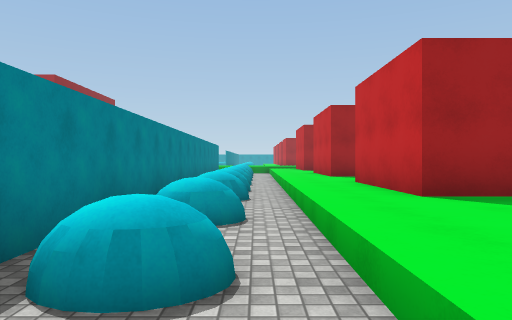
View 1 (above)

24 first-person views from a walk through a 3-D level made in the Unity game engine. The camera is 1.4 m above the floor, looks level and sees 70° across. The floor is counted in squares, 2 m on a side. Each view is taken from the middle of a square. On the plan, view 1 faces up. The plan holds only what a view shows up to about 11 squares ahead; the rest is blank. The place goes on beyond the plan. The player character is not drawn. Some animated figures are not drawn. Surface patterns are stand-ins for the level's own textures.

View 2
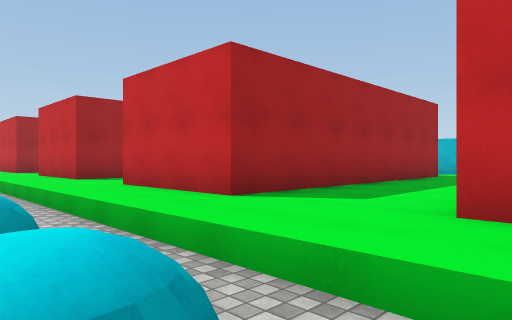

View 3
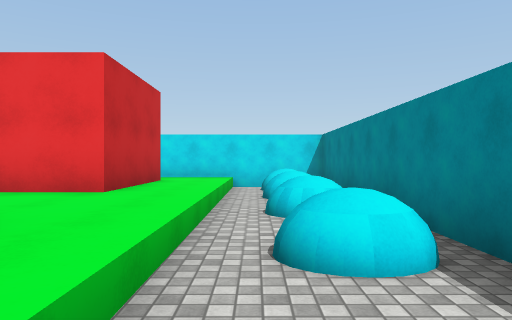

View 4
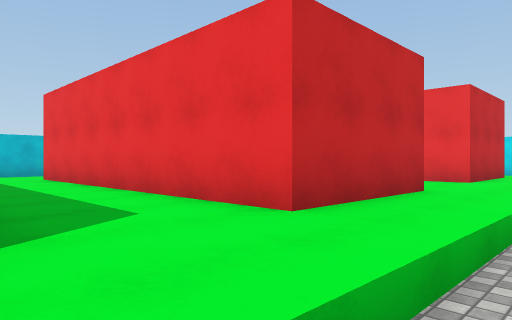

View 5
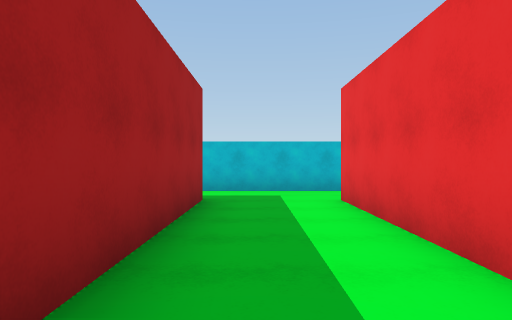

View 6
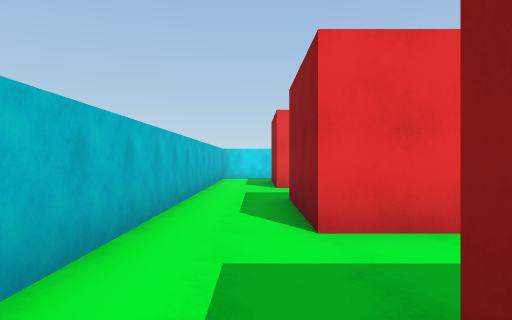

View 7
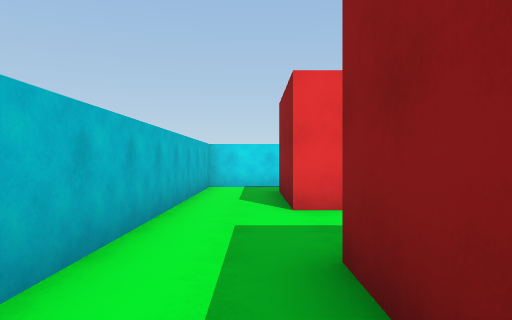

View 8
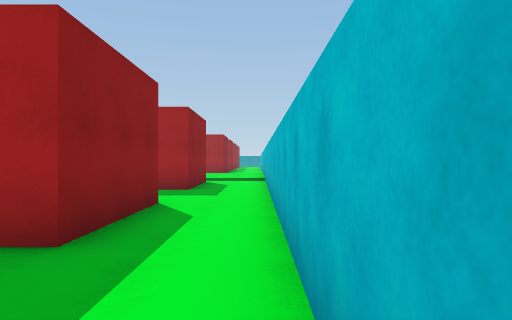

View 9
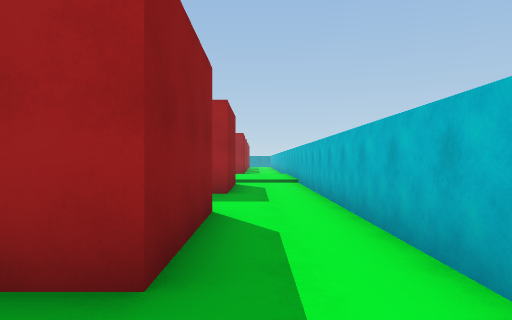

View 10
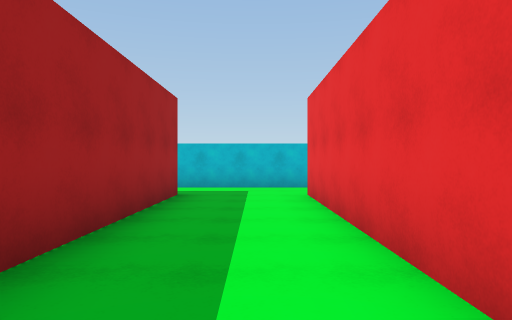

View 11
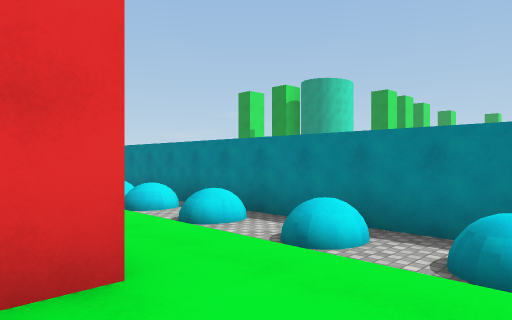

View 12
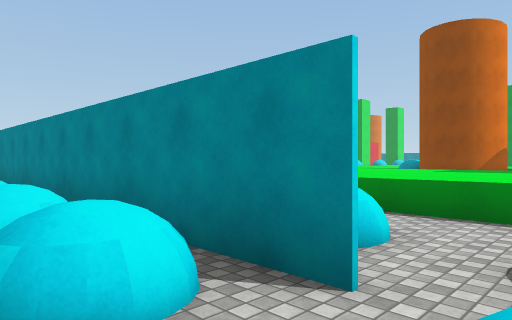

View 13
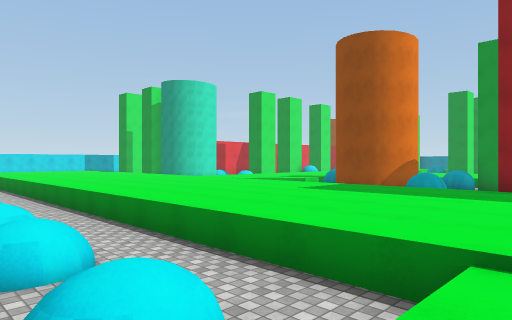

View 14
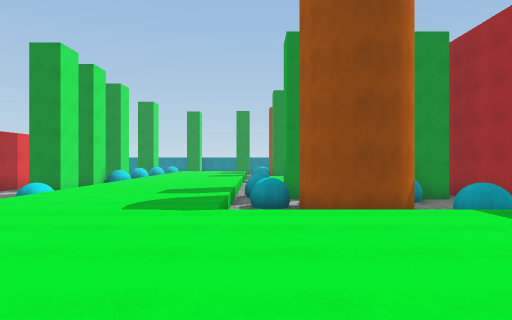

View 15
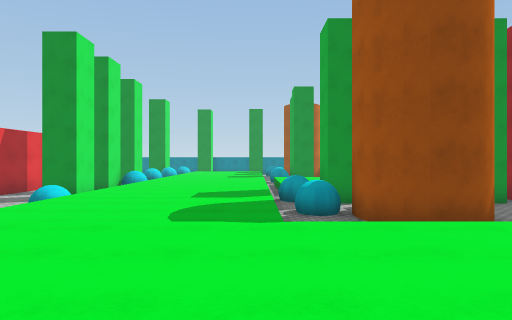

View 16
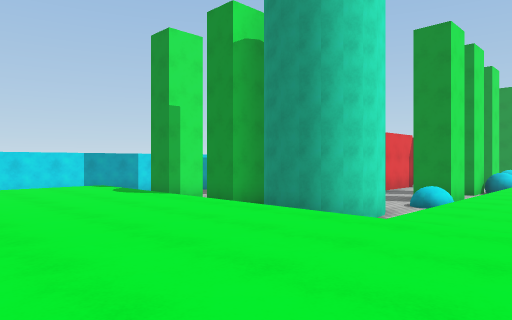

View 17
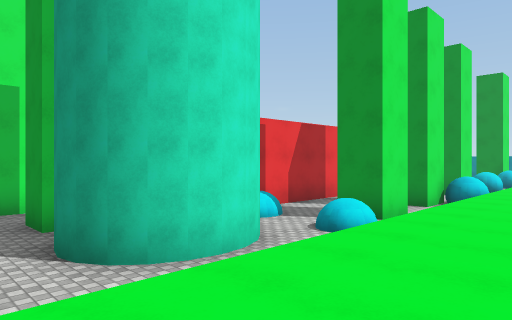

View 18
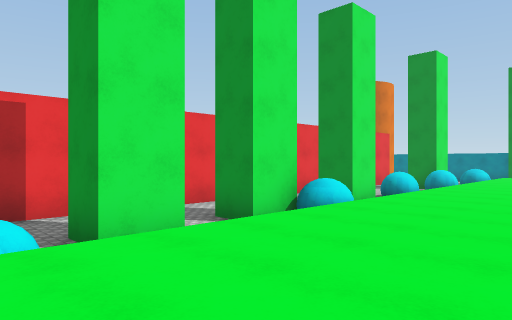

View 19
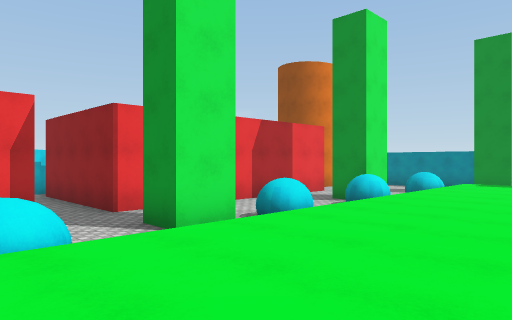

View 20
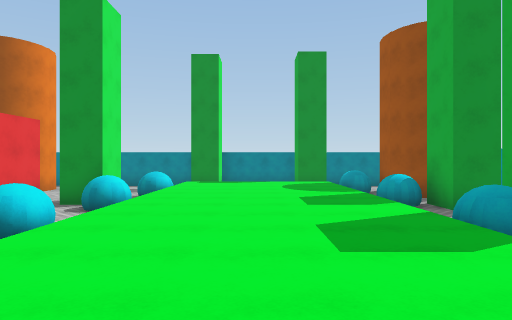

View 21
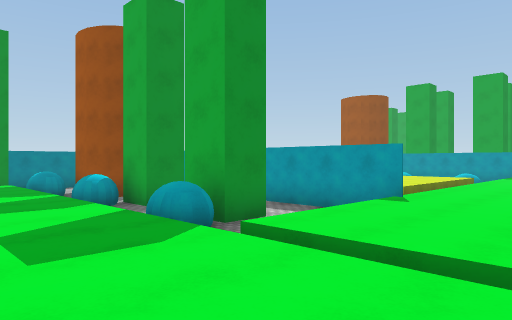

View 22
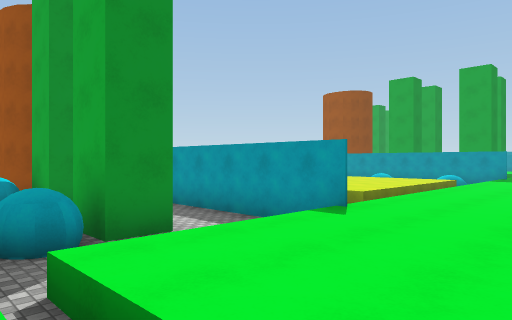

View 23
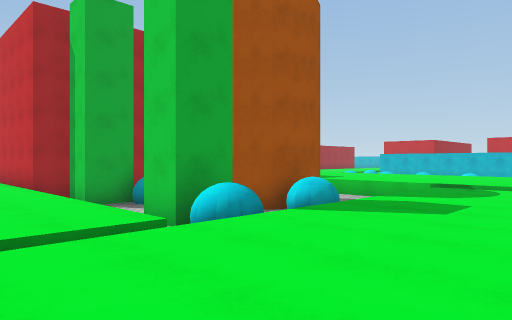

View 24
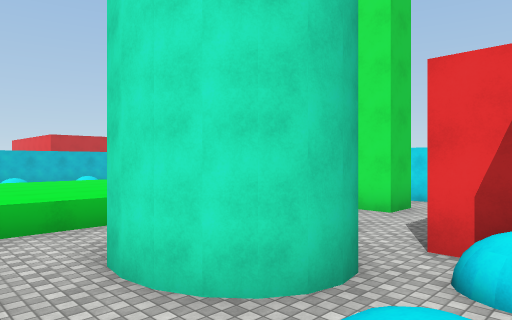

### Floor plan
Key: @ floor where view 1 was taken; # wall or solid block; x gap in a wall; . main floor; : floor 0.25 m higher than the main floor; - floor 0.25 m lower than the main floor; _ floor 0.75 m lower than the main floor; / step, stairs or slope; = window, fence, low wall or low ledge; ^ raised ledge; v drop or lower ground.
Columns run from 30 left of view 1 to 12 right of it. Each row starts with its distance up from view 1.
 24        ..
 23       v..
 22       v..
 21      .v..    #
 20      .v..   .#           :. .
 19      .v...  .#      #:::::_             --#
 18       v...  .####   /:::::_^_^/        #--#
 17        ...  .####===/:::::____         #--#
 16 #######v.. .. =# #^ /:::::_^#^/   ######--#
 15 #  ___ /.. .. ## ## /:::::__#/_- ---------#
 14 ###  # /.....######//:::::_^#^/-- --------#
 13 #^#x##=/.....######//:::::_ #^/-########--#
 12  ^=  ^=/.....^^=^=  /:::::_ #^/-#      #--#
 11 ..................../:::::_ #/_-#      #--#
 10 ..................../:::::_ #^/-########--#
  9 ..................../:::::_ #/_-----------#
  8 ..................../:::::_ #^/-----------#
  7 ..................../:::::_ #^/-########--#
  6 ^=^__^   ^#__#^^____/::::   #/_-########--#
  5 x#___^##_ #__#==###_/::::: _#/_-########--#
  4 _________ ____==###_/::::: ^#^/-----------#
  3 _  __ ________##_ __/:::::  #__------- ---#
  2 ####  #__###### _##_/:::    #^/--##    #--#
  1       #__       ____/:::    #__-##     #--#
  0       #_        ___ /::     #^@-#      #--#
 -1       #_         _# ///     #^/-#      #--#
 -2                  __         # /--      ---#
 -3                  ######     #####      ####

Where each view was taken, in squares from view 1:
view 1: 0 up, 0 right, facing up
view 2: 1 up, 1 left, facing up-right
view 3: 7 up, 0 right, facing down
view 4: 10 up, 0 right, facing down-right
view 5: 9 up, 3 right, facing right
view 6: 11 up, 10 right, facing down
view 7: 7 up, 10 right, facing down
view 8: 7 up, 11 right, facing up
view 9: 8 up, 10 right, facing up
view 10: 14 up, 2 right, facing right
view 11: 15 up, 3 right, facing down-left
view 12: 18 up, 0 right, facing down-left
view 13: 20 up, 2 left, facing down-left
view 14: 12 up, 5 left, facing left
view 15: 11 up, 6 left, facing left
view 16: 9 up, 6 left, facing down-left
view 17: 9 up, 10 left, facing down-left
view 18: 10 up, 15 left, facing down-left
view 19: 10 up, 20 left, facing down-left
view 20: 9 up, 20 left, facing left
view 21: 9 up, 20 left, facing up-left
view 22: 11 up, 20 left, facing up-left
view 23: 8 up, 20 left, facing up-right
view 24: 7 up, 16 left, facing down-right
